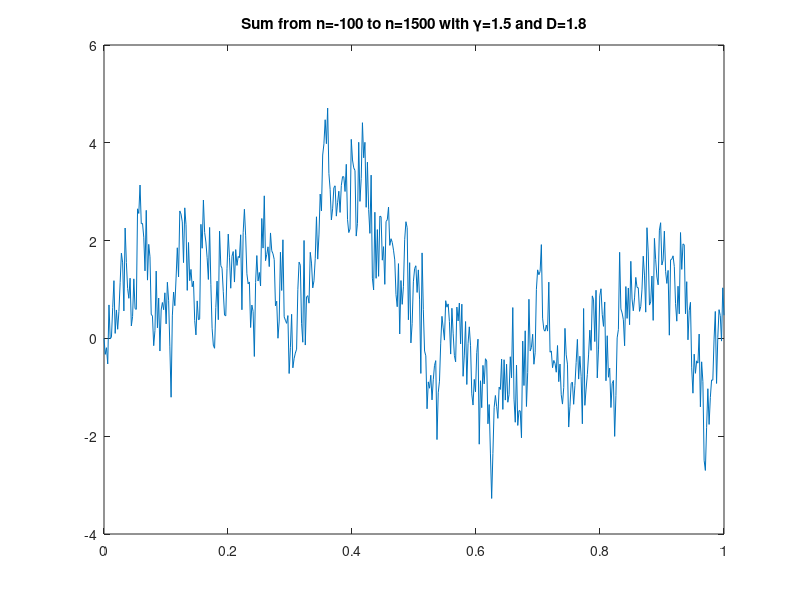

MATLAB code for this plot:
%Weierstrass-Mandelbrot Function
%Kieran Hobden
%22-Jun-'20

%The Weierstrass-Mandelbrot function is given in:
%https://royalsocietypublishing.org/doi/pdf/10.1098/rspa.1980.0044
%(Univariate)
%https://royalsocietypublishing.org/doi/pdf/10.1098/rspa.1985.0083
%(Multivariate)

%We set phi to be a uniformly distributed number in the range [0,2*pi]
%so the WM function is now a Gaussian function

%D=1 recovers the convergent series
%D=1.5 recovers the 'Brownian' fractal
%D->2 recovers the 'extreme' fractal

tic
%Define constants
gamma = 1.5;
D = 1.8; %Hausdorff-Besicovitch (fractal) dimension
nmin = -100; nmax = 1500; %Range of sum
Nx = 500; %No. x increments in range [0,1]

%Generate the set {phi_n} of uniformly distributed random numbers
rng('default')
phi = 2*pi*rand(nmax-nmin+1,1);

%Initialise arrays and evaluate WM function
x = linspace(0,1,Nx);
WMF = zeros(Nx,1);
for i = 1:Nx
    summand = zeros(nmax-nmin,1);
    for n = nmin:nmax
        summand(n-nmin+1) = gamma^(-n*(2-D))*(cos(phi(n-nmin+1))-cos((gamma^n)*x(i)+phi(n-nmin+1))); %Use 2x rand functions
    end
    WMF(i) = sum(summand);
end

%Plot WM function
figure('Name','Weierstrass-Mandelbrot Function','NumberTitle','off');
plot(x,WMF);
mytitleText = ['Sum from n=', num2str(nmin), ' to n=', num2str(nmax), ...
    ' with \gamma=', num2str(gamma), ' and D=', num2str(D)];
title(mytitleText);
toc